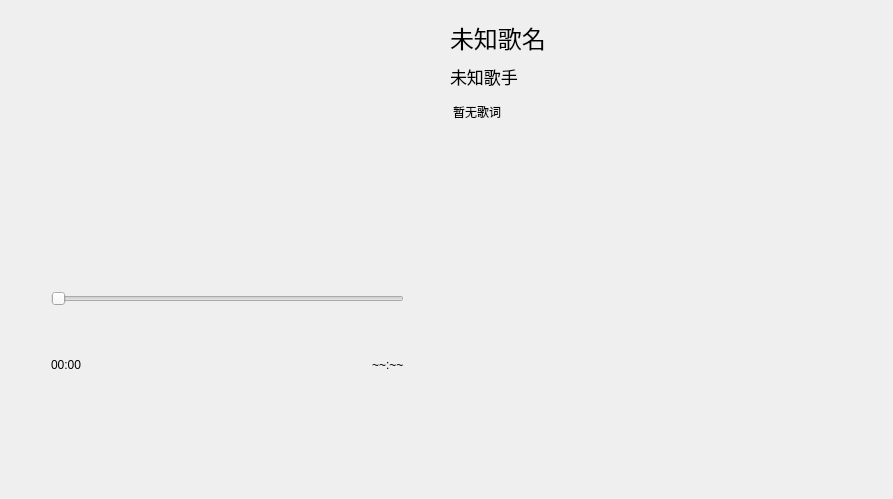
<?xml version="1.0" encoding="UTF-8"?>
<ui version="4.0">
 <class>MusicPage</class>
 <widget class="QWidget" name="MusicPage">
  <property name="geometry">
   <rect>
    <x>0</x>
    <y>0</y>
    <width>893</width>
    <height>499</height>
   </rect>
  </property>
  <property name="windowTitle">
   <string>Form</string>
  </property>
  <layout class="QGridLayout" name="gridLayout" columnstretch="1,1">
   <item row="0" column="1">
    <widget class="QWidget" name="widget" native="true">
     <layout class="QGridLayout" name="gridLayout_2">
      <property name="leftMargin">
       <number>0</number>
      </property>
      <item row="0" column="0" colspan="2">
       <widget class="QLabel" name="label_songName">
        <property name="minimumSize">
         <size>
          <width>0</width>
          <height>35</height>
         </size>
        </property>
        <property name="font">
         <font>
          <pointsize>18</pointsize>
         </font>
        </property>
        <property name="text">
         <string>未知歌名</string>
        </property>
       </widget>
      </item>
      <item row="1" column="0" colspan="2">
       <widget class="QLabel" name="label_singer">
        <property name="minimumSize">
         <size>
          <width>0</width>
          <height>30</height>
         </size>
        </property>
        <property name="font">
         <font>
          <pointsize>13</pointsize>
         </font>
        </property>
        <property name="text">
         <string>未知歌手</string>
        </property>
       </widget>
      </item>
      <item row="2" column="0" colspan="2">
       <widget class="QListWidget" name="listWidget_lyric">
        <property name="focusPolicy">
         <enum>Qt::NoFocus</enum>
        </property>
        <property name="styleSheet">
         <string notr="true">QListWidget {
    border: none;
    background: transparent;
}
QListWidget::item {
	#color: rgba(255,255,255,160);
	font-size: 14px;
	text-align: center;
	padding: 6px;
}
QListWidget::item:selected {
	background: transparent;
	color: #ffcc00;
	font-size: 20px;
	font-weight: bold;
}</string>
        </property>
        <property name="selectionMode">
         <enum>QAbstractItemView::NoSelection</enum>
        </property>
        <item>
         <property name="text">
          <string>暂无歌词</string>
         </property>
        </item>
       </widget>
      </item>
     </layout>
    </widget>
   </item>
   <item row="0" column="0">
    <widget class="QWidget" name="widget_2" native="true">
     <layout class="QVBoxLayout" name="verticalLayout">
      <property name="leftMargin">
       <number>40</number>
      </property>
      <property name="rightMargin">
       <number>40</number>
      </property>
      <item>
       <spacer name="verticalSpacer">
        <property name="orientation">
         <enum>Qt::Vertical</enum>
        </property>
        <property name="sizeHint" stdset="0">
         <size>
          <width>20</width>
          <height>40</height>
         </size>
        </property>
       </spacer>
      </item>
      <item alignment="Qt::AlignHCenter">
       <widget class="QPushButton" name="icon_cover">
        <property name="focusPolicy">
         <enum>Qt::NoFocus</enum>
        </property>
        <property name="styleSheet">
         <string notr="true">QPushButton {
    border: none;
    background: transparent;
}
#icon_cover:pressed {
    padding: 0px;
    margin: 0px;
}</string>
        </property>
        <property name="icon">
         <iconset resource="../../resources/resources.qrc">
          <normaloff>:/images/images/kunkun.png</normaloff>:/images/images/kunkun.png</iconset>
        </property>
        <property name="iconSize">
         <size>
          <width>256</width>
          <height>256</height>
         </size>
        </property>
        <property name="flat">
         <bool>true</bool>
        </property>
       </widget>
      </item>
      <item>
       <spacer name="verticalSpacer_2">
        <property name="orientation">
         <enum>Qt::Vertical</enum>
        </property>
        <property name="sizeHint" stdset="0">
         <size>
          <width>20</width>
          <height>49</height>
         </size>
        </property>
       </spacer>
      </item>
      <item>
       <layout class="QGridLayout" name="gridLayout_3" rowstretch="1,1" columnstretch="1,1">
        <item row="0" column="0" colspan="2">
         <widget class="MySlider" name="slider_progress">
          <property name="focusPolicy">
           <enum>Qt::NoFocus</enum>
          </property>
          <property name="orientation">
           <enum>Qt::Horizontal</enum>
          </property>
         </widget>
        </item>
        <item row="1" column="0" alignment="Qt::AlignLeft">
         <widget class="QLabel" name="label_currentTime">
          <property name="text">
           <string>00:00</string>
          </property>
         </widget>
        </item>
        <item row="1" column="1" alignment="Qt::AlignRight">
         <widget class="QLabel" name="label_totalTime">
          <property name="text">
           <string>~~:~~</string>
          </property>
         </widget>
        </item>
       </layout>
      </item>
      <item>
       <layout class="QHBoxLayout" name="horizontalLayout">
        <property name="spacing">
         <number>17</number>
        </property>
        <item>
         <widget class="QToolButton" name="toolButton_playMode">
          <property name="minimumSize">
           <size>
            <width>48</width>
            <height>48</height>
           </size>
          </property>
          <property name="focusPolicy">
           <enum>Qt::NoFocus</enum>
          </property>
          <property name="styleSheet">
           <string notr="true">QToolButton {
    border: none;
    background: transparent;
}
#toolButton_playMode:pressed {
    padding: 0px;
    margin: 0px;
}</string>
          </property>
          <property name="icon">
           <iconset resource="../../resources/resources.qrc">
            <normaloff>:/images/images/顺序播放.png</normaloff>:/images/images/顺序播放.png</iconset>
          </property>
          <property name="iconSize">
           <size>
            <width>32</width>
            <height>32</height>
           </size>
          </property>
          <property name="autoRaise">
           <bool>false</bool>
          </property>
         </widget>
        </item>
        <item>
         <widget class="QToolButton" name="toolButton_previous">
          <property name="minimumSize">
           <size>
            <width>56</width>
            <height>56</height>
           </size>
          </property>
          <property name="focusPolicy">
           <enum>Qt::NoFocus</enum>
          </property>
          <property name="styleSheet">
           <string notr="true">QToolButton {
    border: none;
    background: transparent;
}
#toolButton_previous:pressed {
    padding: 0px;
    margin: 0px;
}</string>
          </property>
          <property name="icon">
           <iconset resource="../../resources/resources.qrc">
            <normaloff>:/images/images/上一首.png</normaloff>:/images/images/上一首.png</iconset>
          </property>
          <property name="iconSize">
           <size>
            <width>40</width>
            <height>40</height>
           </size>
          </property>
          <property name="autoRaise">
           <bool>false</bool>
          </property>
         </widget>
        </item>
        <item>
         <widget class="QToolButton" name="toolButton_play">
          <property name="minimumSize">
           <size>
            <width>56</width>
            <height>56</height>
           </size>
          </property>
          <property name="focusPolicy">
           <enum>Qt::NoFocus</enum>
          </property>
          <property name="styleSheet">
           <string notr="true">QToolButton {
    border: none;
    background: transparent;
}
#toolButton_play:pressed {
    padding: 0px;
    margin: 0px;
}</string>
          </property>
          <property name="icon">
           <iconset resource="../../resources/resources.qrc">
            <normaloff>:/images/images/播放.png</normaloff>:/images/images/播放.png</iconset>
          </property>
          <property name="iconSize">
           <size>
            <width>40</width>
            <height>40</height>
           </size>
          </property>
          <property name="autoRaise">
           <bool>false</bool>
          </property>
         </widget>
        </item>
        <item>
         <widget class="QToolButton" name="toolButton_next">
          <property name="minimumSize">
           <size>
            <width>56</width>
            <height>56</height>
           </size>
          </property>
          <property name="focusPolicy">
           <enum>Qt::NoFocus</enum>
          </property>
          <property name="styleSheet">
           <string notr="true">QToolButton {
    border: none;
    background: transparent;
}
#toolButton_next:pressed {
    padding: 0px;
    margin: 0px;
}</string>
          </property>
          <property name="icon">
           <iconset resource="../../resources/resources.qrc">
            <normaloff>:/images/images/下一首.png</normaloff>:/images/images/下一首.png</iconset>
          </property>
          <property name="iconSize">
           <size>
            <width>40</width>
            <height>40</height>
           </size>
          </property>
          <property name="autoRaise">
           <bool>false</bool>
          </property>
         </widget>
        </item>
        <item>
         <widget class="QToolButton" name="toolButton_playList">
          <property name="minimumSize">
           <size>
            <width>48</width>
            <height>48</height>
           </size>
          </property>
          <property name="focusPolicy">
           <enum>Qt::NoFocus</enum>
          </property>
          <property name="styleSheet">
           <string notr="true">QToolButton {
    border: none;
    background: transparent;
}
#toolButton_playList:pressed {
    padding: 0px;
    margin: 0px;
}</string>
          </property>
          <property name="icon">
           <iconset resource="../../resources/resources.qrc">
            <normaloff>:/images/images/播放列表.png</normaloff>:/images/images/播放列表.png</iconset>
          </property>
          <property name="iconSize">
           <size>
            <width>32</width>
            <height>32</height>
           </size>
          </property>
          <property name="autoRaise">
           <bool>false</bool>
          </property>
         </widget>
        </item>
       </layout>
      </item>
     </layout>
    </widget>
   </item>
  </layout>
 </widget>
 <customwidgets>
  <customwidget>
   <class>MySlider</class>
   <extends>QSlider</extends>
   <header>MySlider.h</header>
  </customwidget>
 </customwidgets>
 <resources>
  <include location="../../resources/resources.qrc"/>
 </resources>
 <connections/>
</ui>
